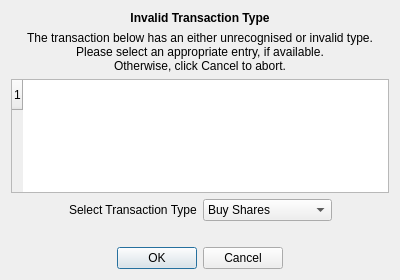
<?xml version="1.0" encoding="UTF-8"?>
<ui version="4.0">
 <class>TransactionDlg</class>
 <widget class="QDialog" name="TransactionDlg">
  <property name="geometry">
   <rect>
    <x>0</x>
    <y>0</y>
    <width>400</width>
    <height>280</height>
   </rect>
  </property>
  <property name="windowTitle">
   <string>Transaction Type</string>
  </property>
  <layout class="QVBoxLayout" name="verticalLayout">
   <item>
    <widget class="QLabel" name="label_title">
     <property name="font">
      <font>
       <weight>75</weight>
       <bold>true</bold>
      </font>
     </property>
     <property name="text">
      <string>Invalid Transaction Type</string>
     </property>
     <property name="alignment">
      <set>Qt::AlignCenter</set>
     </property>
    </widget>
   </item>
   <item>
    <widget class="QLabel" name="label_info">
     <property name="text">
      <string>&lt;center&gt;The transaction below has an either unrecognised or invalid type.&lt;/center&gt;
&lt;center&gt;Please select an appropriate entry, if available.&lt;/center&gt;
&lt;center&gt;Otherwise, click Cancel to abort.&lt;/center&gt;</string>
     </property>
     <property name="alignment">
      <set>Qt::AlignCenter</set>
     </property>
     <property name="wordWrap">
      <bool>true</bool>
     </property>
    </widget>
   </item>
   <item>
    <widget class="QTableWidget" name="tableWidget">
     <property name="sizePolicy">
      <sizepolicy hsizetype="Expanding" vsizetype="Expanding">
       <horstretch>0</horstretch>
       <verstretch>0</verstretch>
      </sizepolicy>
     </property>
     <property name="rowCount">
      <number>1</number>
     </property>
     <row/>
    </widget>
   </item>
   <item>
    <layout class="QHBoxLayout" name="horizontalLayout">
     <item>
      <spacer name="horizontalSpacer_left">
       <property name="orientation">
        <enum>Qt::Horizontal</enum>
       </property>
       <property name="sizeHint" stdset="0">
        <size>
         <width>40</width>
         <height>20</height>
        </size>
       </property>
      </spacer>
     </item>
     <item>
      <widget class="QLabel" name="label_2">
       <property name="text">
        <string>Select Transaction Type</string>
       </property>
      </widget>
     </item>
     <item>
      <widget class="QComboBox" name="cbActionTypes">
       <property name="sizePolicy">
        <sizepolicy hsizetype="Preferred" vsizetype="Preferred">
         <horstretch>0</horstretch>
         <verstretch>0</verstretch>
        </sizepolicy>
       </property>
       <property name="toolTip">
        <string>Select new investment type</string>
       </property>
       <item>
        <property name="text">
         <string comment="description of investment activity" extracomment="don't translate part after '-'">Buy Shares</string>
        </property>
       </item>
       <item>
        <property name="text">
         <string comment="description of investment activity" extracomment="don't translate part after '-'">Sell Shares</string>
        </property>
       </item>
       <item>
        <property name="text">
         <string comment="description of investment activity" extracomment="don't translate part after '-'">Dividend</string>
        </property>
       </item>
       <item>
        <property name="text">
         <string comment="description of investment activity" extracomment="don't translate part after '-'">Reinvest Dividend</string>
        </property>
       </item>
       <item>
        <property name="text">
         <string comment="description of investment activity" extracomment="don't translate part after '-'">Add Shares</string>
        </property>
       </item>
       <item>
        <property name="text">
         <string comment="description of investment activity" extracomment="don't translate part after '-'">Remove Shares</string>
        </property>
       </item>
       <item>
        <property name="text">
         <string>Interest</string>
        </property>
       </item>
      </widget>
     </item>
     <item>
      <spacer name="horizontalSpacer_right">
       <property name="orientation">
        <enum>Qt::Horizontal</enum>
       </property>
       <property name="sizeHint" stdset="0">
        <size>
         <width>40</width>
         <height>20</height>
        </size>
       </property>
      </spacer>
     </item>
    </layout>
   </item>
   <item>
    <widget class="QLabel" name="label">
     <property name="text">
      <string/>
     </property>
    </widget>
   </item>
   <item>
    <widget class="QDialogButtonBox" name="buttonBox">
     <property name="sizePolicy">
      <sizepolicy hsizetype="Expanding" vsizetype="Preferred">
       <horstretch>0</horstretch>
       <verstretch>0</verstretch>
      </sizepolicy>
     </property>
     <property name="standardButtons">
      <set>QDialogButtonBox::Cancel|QDialogButtonBox::Ok</set>
     </property>
     <property name="centerButtons">
      <bool>true</bool>
     </property>
    </widget>
   </item>
  </layout>
 </widget>
 <layoutdefault spacing="6" margin="11"/>
 <resources/>
 <connections>
  <connection>
   <sender>buttonBox</sender>
   <signal>accepted()</signal>
   <receiver>TransactionDlg</receiver>
   <slot>accept()</slot>
   <hints>
    <hint type="sourcelabel">
     <x>199</x>
     <y>274</y>
    </hint>
    <hint type="destinationlabel">
     <x>199</x>
     <y>149</y>
    </hint>
   </hints>
  </connection>
  <connection>
   <sender>buttonBox</sender>
   <signal>rejected()</signal>
   <receiver>TransactionDlg</receiver>
   <slot>reject()</slot>
   <hints>
    <hint type="sourcelabel">
     <x>199</x>
     <y>274</y>
    </hint>
    <hint type="destinationlabel">
     <x>199</x>
     <y>149</y>
    </hint>
   </hints>
  </connection>
 </connections>
 <designerdata>
  <property name="gridDeltaX">
   <number>2</number>
  </property>
  <property name="gridDeltaY">
   <number>2</number>
  </property>
  <property name="gridSnapX">
   <bool>true</bool>
  </property>
  <property name="gridSnapY">
   <bool>true</bool>
  </property>
  <property name="gridVisible">
   <bool>true</bool>
  </property>
 </designerdata>
</ui>
